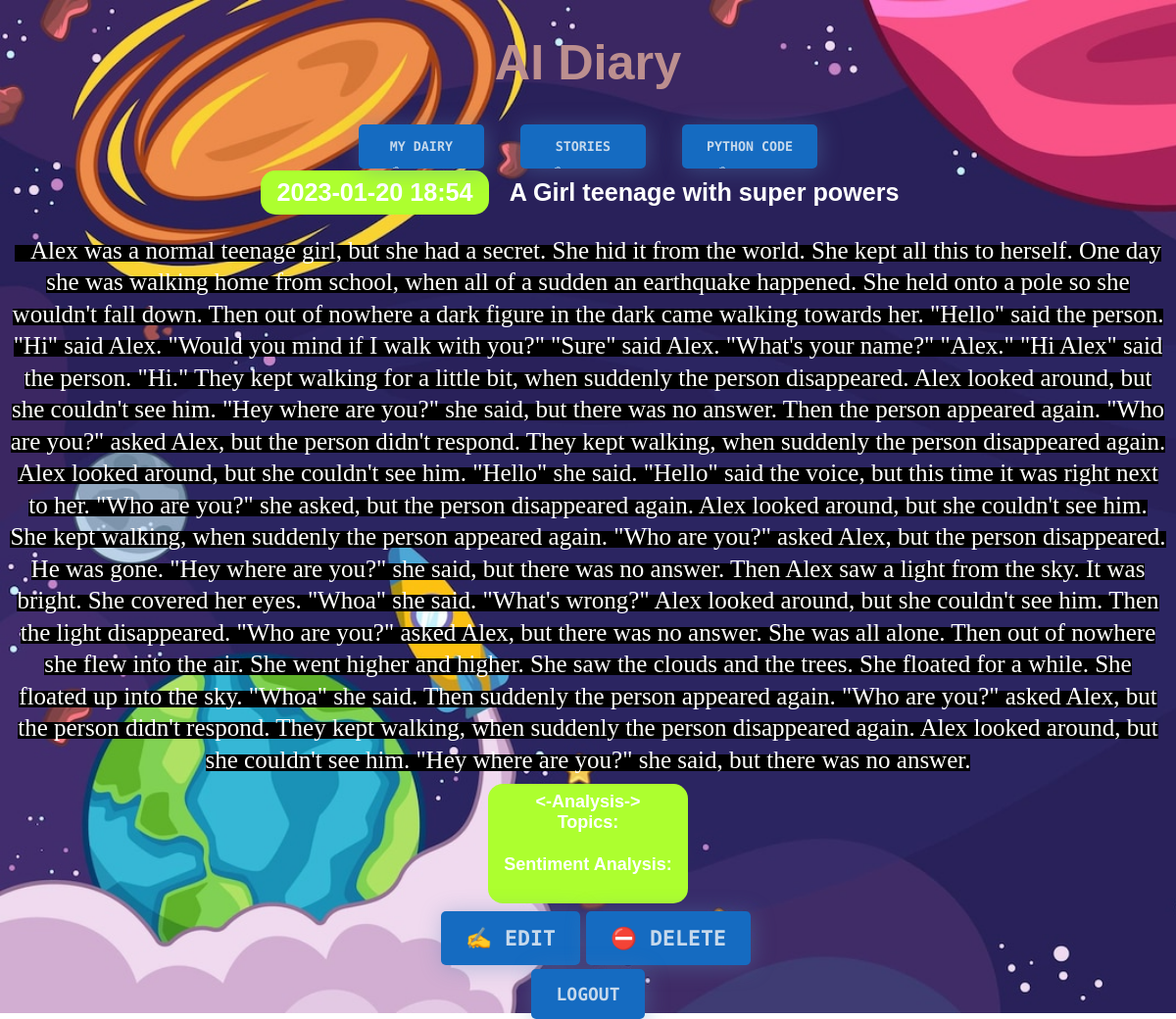
Screenshot of /story/3 (signed in) with the database file from the repository.
### entries/models.py (models this page shows, shortened)
class Story(models.Model):
    title = models.CharField(max_length=200)
    content = models.TextField()
    date_created = models.DateTimeField(default=timezone.now)
    class Meta:
        verbose_name_plural = "Stories"

### entries/views.py (the view)
class StoryDetailView(LockedView, DetailView):
    model = Story

### entries/templates/entries/story_detail.html (shortened to what this page needs)
{% extends "entries/base.html" %}
{% block content %}
    <article>
        <h2>{{ story.date_created|date:'Y-m-d H:i' }}</h2>
        <h3>{{ story.title }}</h3>
        <br>
        <br>
        <div class="container">
        <p id="myentry">{{ story.content }}</p>
    </div>
        <br>
    </article>
    	<div class="newcon"><b><-Analysis-></b>
    		<br>
    		<b>Topics:</b>
    		<b>Sentiment Analysis:</b>
    	</div>
	<p>
	    <a class="button" href="{% url 'story-update' story.id %}">✍️ Edit</a>
	    <a class="button" href="{% url 'story-delete' story.id %}">⛔ Delete</a>
	</p>
{% endblock %}

### entries/static/css/diary.css (style rules this page uses)
:root { --text-color: hsla(210, 50%, 85%, 1); --shadow-color: hsla(210, 40%, 52%, .4); --btn-color: hsl(210, 80%, 42%); --bg-color: #141218; }
* { box-sizing: border-box; }
body { font-family: sans-serif; font-size: 18px; }
a { color: red; }
h2, h3 { border-radius: 15px; font-size: 1.4em; margin: 0; display: inline-block; padding: 0.5rem 1rem; vertical-align: top; color: white; }
h2 { background-color: greenyellow; }
article { margin-bottom: 0.5rem; }
p { font-size: 1.2em; padding-left: 1rem; line-height: 1.3em; max-width: 36rem; color: white; }
.container { all: initial; background-color: black; width: 100vw; }
.container p { display: inline; color: white; font-size: 25px; background-color: transparent; }
.button, input[type="submit"], button { min-height: 3em; padding: 0 1rem; border-radius: 15px; position:relative; padding: 15px 25px; border: none; background: none; cursor: pointer; font-family: "Source Code Pro"; font-weight: 900; text-transform: uppercase; color: var(--text-color); background-color: var(--btn-color); box-shadow: var(--shadow-color) 2px 2px 22px; border-radius: 5px; z-index: 0; overflow: hidden; text-decoration: none; }

### entries/templates/entries/story_detail.html (style rules this page uses)
.newcon { border-radius: 15px; font-size: 1em; margin: 0; display: inline-block; padding: 0.5rem 1rem; vertical-align: top; color: white; background-color: greenyellow; }

### rows the page displays
Story: date_created "2023-01-20 18:54", title "A Girl teenage with super powers", content "Alex was a normal teenage girl, but she had a secret. She hid it from the world. She kept all this to herself. One day she was walking home from school, when all of a sudden an earthquake happened. She held onto a pole so she wouldn't fall down. Then out of nowhere a dark figure in the dark came walking towards her. \"Hello\" said the person. \"Hi\" said Alex. \"Would you mind if I walk with you?\" \"Sure\" said Alex. \"What's your name?\" \"Alex.\" \"Hi Alex\" said the person. \"Hi.\" They kept walking for a little bit, when suddenly the person disappeared. Alex looked around, but she couldn't see him. \"Hey where are you?\" she said, but there was no answer. Then the person appeared again. \"Who are you?\"…"
